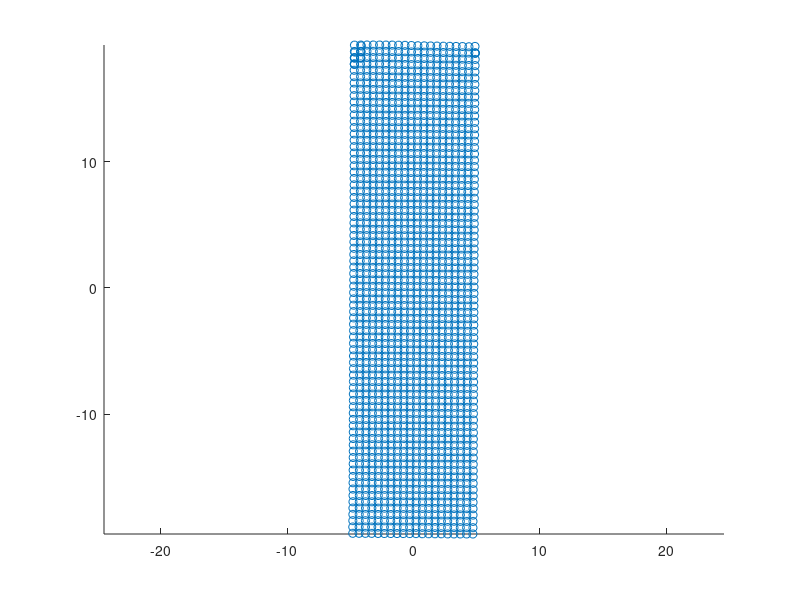
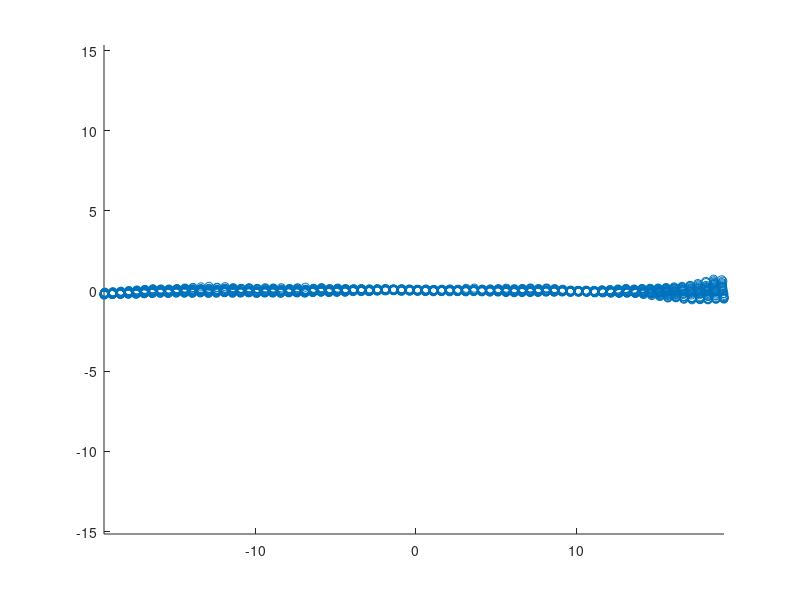
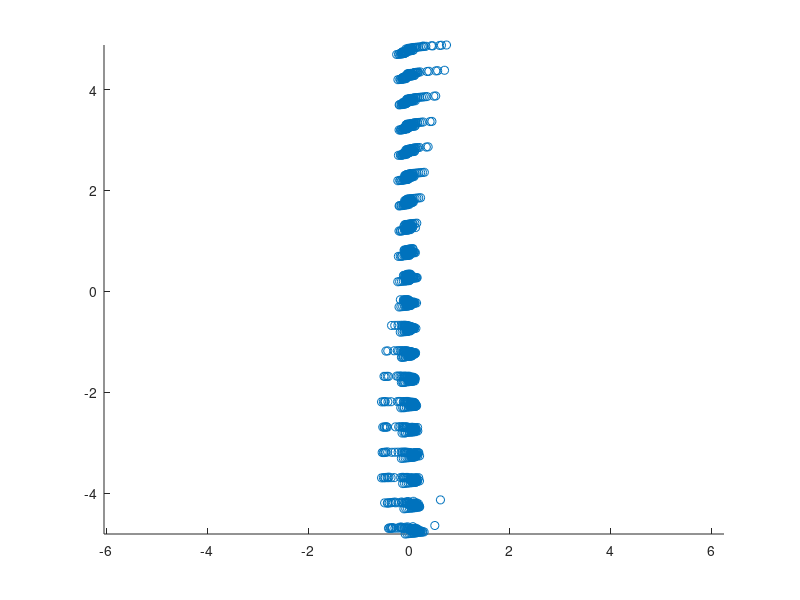

Recreate these plots in MATLAB, in order. (Note: this script raises an error after producing the figures.)
%%
% Based on the extracted voxels. the detection method is applied
clear
load('The_voxels_to_be_detected.mat');

X = Point;
X = X-ones(size(X,1),1)*mean(X);

% Calculate the eigenvalues and eigenvectors of the new covariance matrix.
covarianceMatrix = X'*X/size(X,2); 
[V, D] = eig(covarianceMatrix);%V columns%  r = covarianceMatrix*V ; p = V*D;
%%
%%plane projection
P_fu = X*[V(1,2),V(2,2),V(3,2);V(1,3),V(2,3),V(3,3)]';
figure, scatter(P_fu(:,1),P_fu(:,2),'r.');
axis equal
P_zheng = X*[V(1,3),V(2,3),V(3,3);V(1,1),V(2,1),V(3,1)]';
figure, scatter(P_zheng(:,1),P_zheng(:,2),'r.');
axis equal
P_ce = X*[V(1,1),V(2,1),V(3,1);V(1,2),V(2,2),V(3,2)]';
figure, scatter(P_ce(:,1),P_ce(:,2),'r.');
axis equal
% %%
[x,lab] = sort(P_fu(:,1));
P_fu = P_fu(lab,:);
% figure,plot(P_fu(:,1),P_fu(:,2))
% axis equal
[x,lab] = sort(P_zheng(:,1));
P_zheng = P_zheng(lab,:);
% figure,plot(P_zheng(:,1),P_zheng(:,2))
% axis equal
[x,lab] = sort(P_ce(:,1));
P_ce = P_ce(lab,:);
% figure,plot(P_ce(:,1),P_ce(:,2))
% axis equal

%% Ship shape coefficients
L = max(P_fu(:,2)) - min(P_fu(:,2));
D = max(P_zheng(:,2)) - min(P_zheng(:,2));
B = max(P_ce(:,2)) - min(P_ce(:,2));
[k,av] = convhull(P_fu);
Cwp = abs(trapz(P_fu(k,1),P_fu(k,2)))/(L*B);%abs(trapz(Poiint(k,1),Poiint(k,2)))
[k,av] = convhull(P_ce);
Cm = abs(trapz(P_ce(k,1),P_ce(k,2)))/(D*B);%abs(trapz(Poiint(k,1),Poiint(k,2)))

%% shipwreck index
sigma1 = 1*1.65;sigma2 = 1*0.47;sigma3 = 1*5;sigma4 = 1*0.035;sigma5 = 1*0.09;
sigma = sigma1*sigma2*sigma3*sigma4*sigma5;
u1 = 6.95;u2 = 2.32;u3 = 17.75;u4 = 0.80;u5 = 0.90;
% LB = L/B; LD = L/D; BD = B/D;
LB = u1+2*sigma1;BD = u2+2*sigma2;LD = u3+2*sigma3;Cwp = u4+2*sigma4;Cm = u5+2*sigma5;
SI = exp(-(LB-u1).^2/(2*sigma1^2))...
    *exp(-(BD-u2).^2/(2*sigma2^2)) * exp(-(LD-u3).^2/(2*sigma3^2))...
     * exp(-(Cwp-u4).^2/(2*sigma4^2))  * exp(-(Cm-u5).^2/(2*sigma5^2))

%% show results
ptCloud = pcread('shipwreck-.pcd');
figure,pcshow(ptCloud)
x=double(ptCloud.Location(:,1));y=double(ptCloud.Location(:,2));z=double(ptCloud.Location(:,3));
X=x;Y=y;Z=z;%2*(z-48)
tri=delaunay(X,Y);trisurf(tri,X,Y,Z); 
axis equal
light('position',[30,-70,-70],'style','local','color','w');lighting phong;
shading flat
colormap jet;hold on
% scatter3(X(:),Y(:),Z(:),'r');hold off
[fitresult, gof] = createFit(X, Y, Z);

[xx, yy] = meshgrid(min(X):0.3:max(X), min(Y):0.3:max(Y));
[zz] = griddata(X,Y,Z,xx,yy);
figure, surf(xx,yy,zz)
axis equal
light('position',[50,-30,-70],'style','local','color','w');lighting phong;
